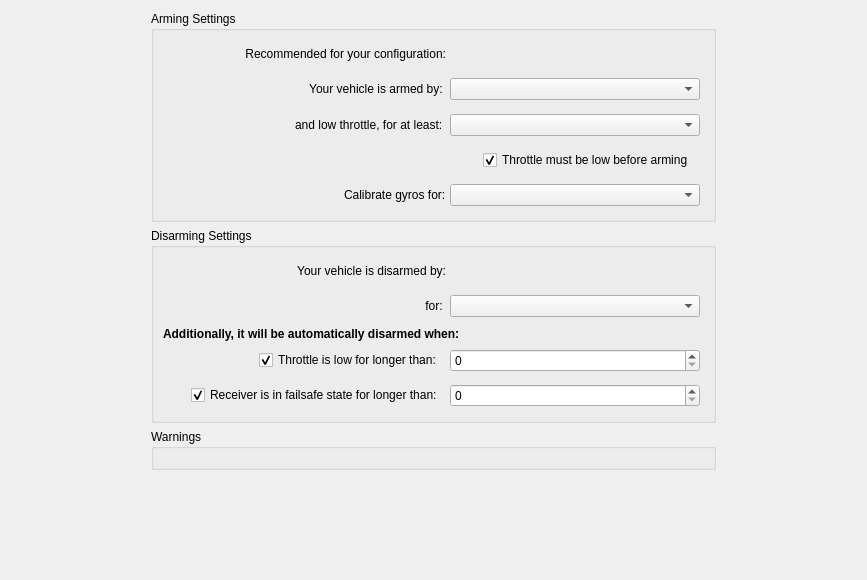
         <widget class="QWidget" name="scrollAreaWidgetContents_2">
          <property name="geometry">
           <rect>
            <x>0</x>
            <y>0</y>
            <width>867</width>
            <height>580</height>
           </rect>
          </property>
          <layout class="QHBoxLayout" name="horizontalLayout_2">
           <item>
            <spacer name="horizontalSpacer_24">
             <property name="orientation">
              <enum>Qt::Horizontal</enum>
             </property>
             <property name="sizeHint" stdset="0">
              <size>
               <width>40</width>
               <height>20</height>
              </size>
             </property>
            </spacer>
           </item>
           <item>
            <layout class="QVBoxLayout" name="verticalLayout_7">
             <item>
              <widget class="QGroupBox" name="gbArming">
               <property name="title">
                <string>Arming Settings</string>
               </property>
               <layout class="QGridLayout" name="gridLayout_6">
                <item row="6" column="0" colspan="2">
                 <widget class="QFrame" name="frSwitchArmTime">
                  <property name="frameShape">
                   <enum>QFrame::NoFrame</enum>
                  </property>
                  <property name="frameShadow">
                   <enum>QFrame::Plain</enum>
                  </property>
                  <property name="lineWidth">
                   <number>0</number>
                  </property>
                  <layout class="QHBoxLayout" name="horizontalLayout_9">
                   <property name="spacing">
                    <number>4</number>
                   </property>
                   <property name="leftMargin">
                    <number>4</number>
                   </property>
                   <property name="topMargin">
                    <number>4</number>
                   </property>
                   <property name="rightMargin">
                    <number>4</number>
                   </property>
                   <property name="bottomMargin">
                    <number>4</number>
                   </property>
                   <item>
                    <spacer name="horizontalSpacer_2">
                     <property name="orientation">
                      <enum>Qt::Horizontal</enum>
                     </property>
                     <property name="sizeHint" stdset="0">
                      <size>
                       <width>24</width>
                       <height>20</height>
                      </size>
                     </property>
                    </spacer>
                   </item>
                   <item>
                    <widget class="QLabel" name="label_3">
                     <property name="text">
                      <string>Calibrate gyros for:</string>
                     </property>
                    </widget>
                   </item>
                   <item>
                    <widget class="QComboBox" name="cbSwitchArmTime">
                     <property name="sizePolicy">
                      <sizepolicy hsizetype="Minimum" vsizetype="Fixed">
                       <horstretch>0</horstretch>
                       <verstretch>0</verstretch>
                      </sizepolicy>
                     </property>
                     <property name="minimumSize">
                      <size>
                       <width>250</width>
                       <height>0</height>
                      </size>
                     </property>
                     <property name="currentText">
                      <string/>
                     </property>
                     <property name="currentIndex">
                      <number>-1</number>
                     </property>
                     <property name="objrelation" stdset="0">
                      <stringlist notr="true">
                       <string>objname:ManualControlSettings</string>
                       <string>fieldname:ArmTime</string>
                       <string>useunits:yes</string>
                      </stringlist>
                     </property>
                    </widget>
                   </item>
                  </layout>
                 </widget>
                </item>
                <item row="1" column="0" colspan="2">
                 <widget class="QFrame" name="frRecommendedArm">
                  <property name="frameShape">
                   <enum>QFrame::NoFrame</enum>
                  </property>
                  <property name="frameShadow">
                   <enum>QFrame::Plain</enum>
                  </property>
                  <property name="lineWidth">
                   <number>0</number>
                  </property>
                  <layout class="QHBoxLayout" name="horizontalLayout_12">
                   <property name="spacing">
                    <number>4</number>
                   </property>
                   <property name="leftMargin">
                    <number>4</number>
                   </property>
                   <property name="topMargin">
                    <number>4</number>
                   </property>
                   <property name="rightMargin">
                    <number>4</number>
                   </property>
                   <property name="bottomMargin">
                    <number>4</number>
                   </property>
                   <item>
                    <spacer name="horizontalSpacer_19">
                     <property name="orientation">
                      <enum>Qt::Horizontal</enum>
                     </property>
                     <property name="sizeHint" stdset="0">
                      <size>
                       <width>24</width>
                       <height>20</height>
                      </size>
                     </property>
                    </spacer>
                   </item>
                   <item>
                    <widget class="QLabel" name="lblRecommendedDesc">
                     <property name="text">
                      <string>Recommended for your configuration:</string>
                     </property>
                     <property name="alignment">
                      <set>Qt::AlignRight|Qt::AlignTrailing|Qt::AlignVCenter</set>
                     </property>
                    </widget>
                   </item>
                   <item>
                    <widget class="QLabel" name="lblRecommendedArm">
                     <property name="minimumSize">
                      <size>
                       <width>250</width>
                       <height>0</height>
                      </size>
                     </property>
                     <property name="text">
                      <string/>
                     </property>
                    </widget>
                   </item>
                  </layout>
                 </widget>
                </item>
                <item row="3" column="0" colspan="2">
                 <widget class="QFrame" name="frArmMethod">
                  <property name="frameShape">
                   <enum>QFrame::NoFrame</enum>
                  </property>
                  <property name="frameShadow">
                   <enum>QFrame::Plain</enum>
                  </property>
                  <property name="lineWidth">
                   <number>0</number>
                  </property>
                  <layout class="QHBoxLayout" name="horizontalLayout_11">
                   <property name="spacing">
                    <number>4</number>
                   </property>
                   <property name="leftMargin">
                    <number>4</number>
                   </property>
                   <property name="topMargin">
                    <number>4</number>
                   </property>
                   <property name="rightMargin">
                    <number>4</number>
                   </property>
                   <property name="bottomMargin">
                    <number>4</number>
                   </property>
                   <item>
                    <spacer name="horizontalSpacer_18">
                     <property name="orientation">
                      <enum>Qt::Horizontal</enum>
                     </property>
                     <property name="sizeHint" stdset="0">
                      <size>
                       <width>24</width>
                       <height>20</height>
                      </size>
                     </property>
                    </spacer>
                   </item>
                   <item>
                    <widget class="QLabel" name="lblArmDesc">
                     <property name="font">
                      <font>
                       <weight>50</weight>
                       <bold>false</bold>
                      </font>
                     </property>
                     <property name="text">
                      <string>Your vehicle is armed by: </string>
                     </property>
                     <property name="alignment">
                      <set>Qt::AlignRight|Qt::AlignTrailing|Qt::AlignVCenter</set>
                     </property>
                    </widget>
                   </item>
                   <item>
                    <widget class="QComboBox" name="cbArmMethod">
                     <property name="minimumSize">
                      <size>
                       <width>250</width>
                       <height>0</height>
                      </size>
                     </property>
                     <property name="focusPolicy">
                      <enum>Qt::StrongFocus</enum>
                     </property>
                     <property name="toolTip">
                      <string>Indicate the control used for arming the airframe, in addition to setting the throttle to its minimum position. In other terms &quot;Throttle Off&quot;.</string>
                     </property>
                    </widget>
                   </item>
                  </layout>
                 </widget>
                </item>
                <item row="4" column="0" colspan="2">
                 <widget class="QFrame" name="frStickArmTime">
                  <property name="frameShape">
                   <enum>QFrame::NoFrame</enum>
                  </property>
                  <property name="frameShadow">
                   <enum>QFrame::Plain</enum>
                  </property>
                  <property name="lineWidth">
                   <number>0</number>
                  </property>
                  <layout class="QHBoxLayout" name="horizontalLayout">
                   <property name="spacing">
                    <number>4</number>
                   </property>
                   <property name="leftMargin">
                    <number>4</number>
                   </property>
                   <property name="topMargin">
                    <number>4</number>
                   </property>
                   <property name="rightMargin">
                    <number>4</number>
                   </property>
                   <property name="bottomMargin">
                    <number>4</number>
                   </property>
                   <item>
                    <spacer name="horizontalSpacer_17">
                     <property name="orientation">
                      <enum>Qt::Horizontal</enum>
                     </property>
                     <property name="sizeHint" stdset="0">
                      <size>
                       <width>24</width>
                       <height>20</height>
                      </size>
                     </property>
                    </spacer>
                   </item>
                   <item>
                    <widget class="QLabel" name="lblStickArmTime">
                     <property name="text">
                      <string>and low throttle, for at least: </string>
                     </property>
                    </widget>
                   </item>
                   <item>
                    <widget class="QComboBox" name="cbStickArmTime">
                     <property name="minimumSize">
                      <size>
                       <width>250</width>
                       <height>0</height>
                      </size>
                     </property>
                     <property name="objrelation" stdset="0">
                      <stringlist>
                       <string>objname:ManualControlSettings</string>
                       <string>fieldname:ArmTime</string>
                       <string>useunits:yes</string>
                      </stringlist>
                     </property>
                    </widget>
                   </item>
                  </layout>
                 </widget>
                </item>
                <item row="5" column="0">
                 <widget class="QFrame" name="frThrottleCheck">
                  <property name="frameShape">
                   <enum>QFrame::NoFrame</enum>
                  </property>
                  <property name="frameShadow">
                   <enum>QFrame::Plain</enum>
                  </property>
                  <property name="lineWidth">
                   <number>0</number>
                  </property>
                  <layout class="QHBoxLayout" name="horizontalLayout_10">
                   <property name="spacing">
                    <number>4</number>
                   </property>
                   <property name="leftMargin">
                    <number>4</number>
                   </property>
                   <property name="topMargin">
                    <number>4</number>
                   </property>
                   <property name="rightMargin">
                    <number>4</number>
                   </property>
                   <property name="bottomMargin">
                    <number>4</number>
                   </property>
                   <item>
                    <spacer name="horizontalSpacer_16">
                     <property name="orientation">
                      <enum>Qt::Horizontal</enum>
                     </property>
                     <property name="sizeHint" stdset="0">
                      <size>
                       <width>24</width>
                       <height>20</height>
                      </size>
                     </property>
                    </spacer>
                   </item>
                   <item>
                    <widget class="QCheckBox" name="cbThrottleCheck">
                     <property name="text">
                      <string>Throttle must be low before arming</string>
                     </property>
                     <property name="checked">
                      <bool>true</bool>
                     </property>
                    </widget>
                   </item>
                  </layout>
                 </widget>
                </item>
               </layout>
              </widget>
             </item>
             <item>
              <widget class="QGroupBox" name="gbDisarming">
               <property name="title">
                <string>Disarming Settings</string>
               </property>
               <layout class="QGridLayout" name="gridLayout_8">
                <item row="1" column="0" colspan="2">
                 <widget class="QFrame" name="frDisarmMethod">
                  <property name="frameShape">
                   <enum>QFrame::NoFrame</enum>
                  </property>
                  <property name="frameShadow">
                   <enum>QFrame::Plain</enum>
                  </property>
                  <property name="lineWidth">
                   <number>0</number>
                  </property>
                  <layout class="QHBoxLayout" name="horizontalLayout_13">
                   <property name="spacing">
                    <number>4</number>
                   </property>
                   <property name="leftMargin">
                    <number>4</number>
                   </property>
                   <property name="topMargin">
                    <number>4</number>
                   </property>
                   <property name="rightMargin">
                    <number>4</number>
                   </property>
                   <property name="bottomMargin">
                    <number>4</number>
                   </property>
                   <item>
                    <spacer name="horizontalSpacer_20">
                     <property name="orientation">
                      <enum>Qt::Horizontal</enum>
                     </property>
                     <property name="sizeHint" stdset="0">
                      <size>
                       <width>24</width>
                       <height>20</height>
                      </size>
                     </property>
                    </spacer>
                   </item>
                   <item>
                    <widget class="QLabel" name="lblDisarmDesc">
                     <property name="text">
                      <string>Your vehicle is disarmed by:</string>
                     </property>
                     <property name="alignment">
                      <set>Qt::AlignRight|Qt::AlignTrailing|Qt::AlignVCenter</set>
                     </property>
                    </widget>
                   </item>
                   <item>
                    <widget class="QLabel" name="lblDisarmMethod">
                     <property name="minimumSize">
                      <size>
                       <width>250</width>
                       <height>0</height>
                      </size>
                     </property>
                     <property name="text">
                      <string/>
                     </property>
                    </widget>
                   </item>
                  </layout>
                 </widget>
                </item>
                <item row="2" column="0" colspan="2">
                 <widget class="QFrame" name="frStickDisarmTime">
                  <property name="frameShape">
                   <enum>QFrame::NoFrame</enum>
                  </property>
                  <property name="frameShadow">
                   <enum>QFrame::Plain</enum>
                  </property>
                  <property name="lineWidth">
                   <number>0</number>
                  </property>
                  <layout class="QHBoxLayout" name="horizontalLayout_14">
                   <property name="spacing">
                    <number>4</number>
                   </property>
                   <property name="leftMargin">
                    <number>4</number>
                   </property>
                   <property name="topMargin">
                    <number>4</number>
                   </property>
                   <property name="rightMargin">
                    <number>4</number>
                   </property>
                   <property name="bottomMargin">
                    <number>4</number>
                   </property>
                   <item>
                    <spacer name="horizontalSpacer_21">
                     <property name="orientation">
                      <enum>Qt::Horizontal</enum>
                     </property>
                     <property name="sizeHint" stdset="0">
                      <size>
                       <width>24</width>
                       <height>20</height>
                      </size>
                     </property>
                    </spacer>
                   </item>
                   <item>
                    <widget class="QLabel" name="lblDisarmTimeDesc">
                     <property name="text">
                      <string>for: </string>
                     </property>
                     <property name="alignment">
                      <set>Qt::AlignRight|Qt::AlignTrailing|Qt::AlignVCenter</set>
                     </property>
                    </widget>
                   </item>
                   <item>
                    <widget class="QComboBox" name="cbDisarmTime">
                     <property name="minimumSize">
                      <size>
                       <width>250</width>
                       <height>0</height>
                      </size>
                     </property>
                     <property name="currentIndex">
                      <number>-1</number>
                     </property>
                     <property name="objrelation" stdset="0">
                      <stringlist notr="true">
                       <string>objname:ManualControlSettings</string>
                       <string>fieldname:DisarmTime</string>
                       <string>useunits:yes</string>
                      </stringlist>
                     </property>
                    </widget>
                   </item>
                  </layout>
                 </widget>
                </item>
                <item row="3" column="0" colspan="2">
                 <widget class="QFrame" name="frAutoDisarm">
                  <property name="frameShape">
                   <enum>QFrame::NoFrame</enum>
                  </property>
                  <property name="frameShadow">
                   <enum>QFrame::Plain</enum>
                  </property>
                  <layout class="QVBoxLayout" name="verticalLayout_2">
                   <property name="spacing">
                    <number>4</number>
                   </property>
                   <property name="leftMargin">
                    <number>0</number>
                   </property>
                   <property name="topMargin">
                    <number>0</number>
                   </property>
                   <property name="rightMargin">
                    <number>0</number>
                   </property>
                   <property name="bottomMargin">
                    <number>0</number>
                   </property>
                   <item>
                    <widget class="QLabel" name="lblAutoDisarm">
                     <property name="text">
                      <string>&lt;html&gt;&lt;head/&gt;&lt;body&gt;&lt;p&gt;&lt;span style=&quot; font-weight:600;&quot;&gt;Additionally, it will be automatically disarmed when:&lt;/span&gt;&lt;/p&gt;&lt;/body&gt;&lt;/html&gt;</string>
                     </property>
                    </widget>
                   </item>
                   <item>
                    <widget class="QFrame" name="frThrottleTimeout">
                     <property name="frameShape">
                      <enum>QFrame::NoFrame</enum>
                     </property>
                     <property name="frameShadow">
                      <enum>QFrame::Plain</enum>
                     </property>
                     <property name="lineWidth">
                      <number>0</number>
                     </property>
                     <layout class="QHBoxLayout" name="horizontalLayout_15">
                      <property name="spacing">
                       <number>4</number>
                      </property>
                      <property name="leftMargin">
                       <number>4</number>
                      </property>
                      <property name="topMargin">
                       <number>4</number>
                      </property>
                      <property name="rightMargin">
                       <number>4</number>
                      </property>
                      <property name="bottomMargin">
                       <number>4</number>
                      </property>
                      <item>
                       <spacer name="horizontalSpacer_22">
                        <property name="orientation">
                         <enum>Qt::Horizontal</enum>
                        </property>
                        <property name="sizeHint" stdset="0">
                         <size>
                          <width>24</width>
                          <height>20</height>
                         </size>
                        </property>
                       </spacer>
                      </item>
                      <item>
                       <widget class="QCheckBox" name="cbThrottleTimeout">
                        <property name="text">
                         <string>Throttle is low for longer than: </string>
                        </property>
                        <property name="checked">
                         <bool>true</bool>
                        </property>
                       </widget>
                      </item>
                      <item>
                       <widget class="QSpinBox" name="sbThrottleTimeout">
                        <property name="minimumSize">
                         <size>
                          <width>250</width>
                          <height>0</height>
                         </size>
                        </property>
                        <property name="accelerated">
                         <bool>true</bool>
                        </property>
                        <property name="maximum">
                         <number>999999999</number>
                        </property>
                        <property name="objrelation" stdset="0">
                         <stringlist notr="true">
                          <string>objname:ManualControlSettings</string>
                          <string>fieldname:ArmedTimeout</string>
                          <string>useunits:yes</string>
                          <string>scale:1000.0</string>
                         </stringlist>
                        </property>
                       </widget>
                      </item>
                     </layout>
                    </widget>
                   </item>
                   <item>
                    <widget class="QFrame" name="frFailsafeTimeout">
                     <property name="frameShape">
                      <enum>QFrame::NoFrame</enum>
                     </property>
                     <property name="frameShadow">
                      <enum>QFrame::Plain</enum>
                     </property>
                     <property name="lineWidth">
                      <number>0</number>
                     </property>
                     <layout class="QHBoxLayout" name="horizontalLayout_16">
                      <property name="spacing">
                       <number>4</number>
                      </property>
                      <property name="leftMargin">
                       <number>4</number>
                      </property>
                      <property name="topMargin">
                       <number>4</number>
                      </property>
                      <property name="rightMargin">
                       <number>4</number>
                      </property>
                      <property name="bottomMargin">
                       <number>4</number>
                      </property>
                      <item>
                       <spacer name="horizontalSpacer_23">
                        <property name="orientation">
                         <enum>Qt::Horizontal</enum>
                        </property>
                        <property name="sizeHint" stdset="0">
                         <size>
                          <width>24</width>
                          <height>20</height>
                         </size>
                        </property>
                       </spacer>
                      </item>
                      <item>
                       <widget class="QCheckBox" name="cbFailsafeTimeout">
                        <property name="text">
                         <string>Receiver is in failsafe state for longer than: </string>
                        </property>
                        <property name="checked">
                         <bool>true</bool>
                        </property>
                       </widget>
                      </item>
                      <item>
                       <widget class="QSpinBox" name="sbFailsafeTimeout">
                        <property name="minimumSize">
                         <size>
                          <width>250</width>
                          <height>0</height>
                         </size>
                        </property>
                        <property name="accelerated">
                         <bool>true</bool>
                        </property>
                        <property name="maximum">
                         <number>999999999</number>
                        </property>
                        <property name="objrelation" stdset="0">
                         <stringlist notr="true">
                          <string>objname:ManualControlSettings</string>
                          <string>fieldname:InvalidRXArmedTimeout</string>
                          <string>useunits:yes</string>
                          <string>scale:1000.0</string>
                         </stringlist>
                        </property>
                       </widget>
                      </item>
                     </layout>
                    </widget>
                   </item>
                  </layout>
                 </widget>
                </item>
               </layout>
              </widget>
             </item>
             <item>
              <widget class="QGroupBox" name="gbWarnings">
               <property name="styleSheet">
                <string notr="true">* &gt; QLabel {
	color: red;
}</string>
               </property>
               <property name="title">
                <string>Warnings</string>
               </property>
               <layout class="QVBoxLayout" name="verticalLayout_12"/>
              </widget>
             </item>
             <item>
              <spacer name="verticalSpacer">
               <property name="orientation">
                <enum>Qt::Vertical</enum>
               </property>
               <property name="sizeHint" stdset="0">
                <size>
                 <width>20</width>
                 <height>10</height>
                </size>
               </property>
              </spacer>
             </item>
            </layout>
           </item>
           <item>
            <spacer name="horizontalSpacer">
             <property name="orientation">
              <enum>Qt::Horizontal</enum>
             </property>
             <property name="sizeHint" stdset="0">
              <size>
               <width>40</width>
               <height>20</height>
              </size>
             </property>
            </spacer>
           </item>
          </layout>
         </widget>
